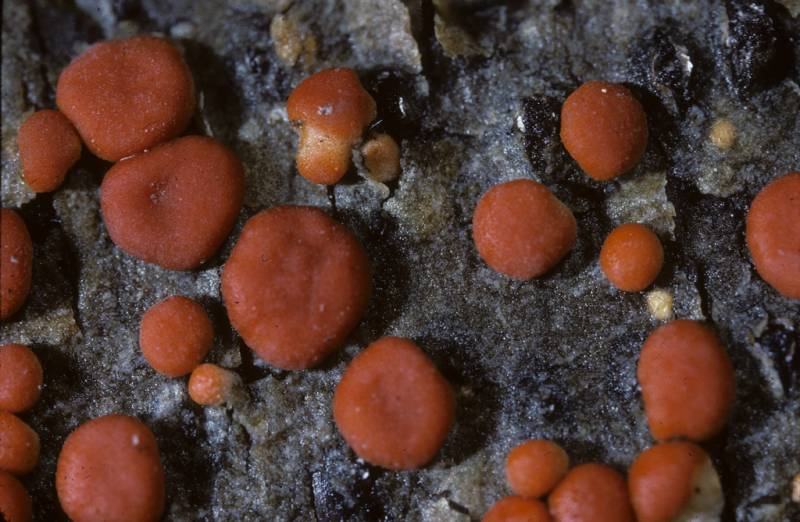
#> input picture fifth_practice/image.png, 800 x 522 px, found by its file name
$ python main.py
#> lines starting #> are read from the running program, lines starting #| are printed output that depends on the picture
import numpy as np
import cv2
import matplotlib.pyplot as plt

base_practice_folder = 'fifth_practice/'
image = cv2.imread(f'{base_practice_folder}/image.png')
#> image is the input picture: shape (522, 800, 3); mean B, G, R 48.4, 56.2, 82.5
intensity_matrix = cv2.cvtColor(image, cv2.COLOR_BGR2GRAY)[0:50][0:50]
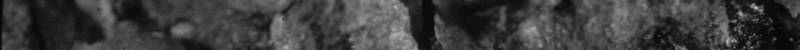
#> intensity_matrix: shape (50, 800); min 1, max 197, mean 60.6

# intensity_matrix = np.array(
#     [
#         [138, 132, 123, 145, 147],
#         [145, 122, 131, 135, 126],
#         [150, 147, 138, 123, 145],
#         [137, 128, 123, 122, 122],
#         [130, 124, 120, 142, 135]
#     ]
# )

intensity_difference = 10

def get_neighbors_coords(matrix, x, y):
    rows, cols = matrix.shape
    neighbors = []

    for i in range(x-1, x+2):
        for j in range(y-1, y+2):
            if (0 <= i < rows) and (0 <= j < cols) and (i != x or j != y):
                neighbors.append((i, j))

    return neighbors

# [10 lines left out: function is_px_within_range_old, not called in this run]

def is_px_within_range(c_px_i, c_px_coords, n_obj, n_n, ref_pixel_intensity):
    # Convert to int16 to prevent overflow
    c_px_i = np.int16(c_px_i)
    ref_pixel_intensity = np.int16(ref_pixel_intensity)

    lower_bound = ref_pixel_intensity - intensity_difference
    upper_bound = ref_pixel_intensity + intensity_difference

    if lower_bound <= c_px_i <= upper_bound:
        if c_px_coords not in n_obj:
            n_obj[c_px_coords] = (c_px_i, n_n)
        if n_obj[c_px_coords][1] == 0:
            n_obj[c_px_coords] = (c_px_i, n_n)
        return True

    n_obj[c_px_coords] = (c_px_i, -1)
    return False

# Function to get color based on intensity
# [5 lines left out: function get_color, not called in this run]

def generate_color_map(unique_values):
    cmap = plt.get_cmap('tab10', len(unique_values))  # 'tab10' has 10 distinct colors
    color_map = {}
    for idx, value in enumerate(unique_values):
        color = cmap(idx)[:3]  # Get RGB values (ignore alpha)
        color = tuple(int(255 * c) for c in color)  # Scale to 0-255
        color_map[value] = color
    return color_map


# [38 lines left out: function recursive_run, not called in this run]

def iterative_run_2(matrix, start_px_coords, n_obj, n_n, ref_pixel_intensity):
    stack = [start_px_coords]
    while stack:
        c_px_coords = stack.pop()
        if c_px_coords in n_obj:
            continue
        c_px_i = matrix[c_px_coords]
        if not is_px_within_range(c_px_i, c_px_coords, n_obj, n_n, ref_pixel_intensity):
            continue
        n_obj[c_px_coords] = (c_px_i, n_n)
        neighbors_coords = get_neighbors_coords(matrix, x=c_px_coords[0], y=c_px_coords[1])
        for coords in neighbors_coords:
            if coords not in n_obj:
                stack.append(coords)

# [78 lines left out: functions iterative_run_1, run, run_i_1, not called in this run]

def run_i_2(matrix):
    n_obj = {}
    n_n = 1  # Initialize the group counter
    rows, cols = matrix.shape
#> rows = 50; cols = 800
    total_pixels = rows * cols
#> total_pixels = 40000

    while len(n_obj) < total_pixels:
        # Find an unprocessed pixel
        unprocessed_pixels = [(x, y) for x in range(rows) for y in range(cols) if (x, y) not in n_obj]
        if not unprocessed_pixels:
            break
        start_px_coords = unprocessed_pixels[0]
        ref_pixel_intensity = matrix[start_px_coords]

        # Run the iterative function for the current group
        iterative_run_2(matrix, start_px_coords, n_obj, n_n, ref_pixel_intensity)

        # Increment n_n for the next group
        n_n += 1
#> this loop made 450 passes

    # Proceed with visualization
    unique_n_n = sorted(set(n for _, n in n_obj.values()))
    n_n_to_color = generate_color_map(unique_n_n)

    # Determine the size of the image
    max_x = rows
    max_y = cols

    # Create a blank RGB image
    image = np.zeros((max_x, max_y, 3), dtype=np.uint8)

    # Assign colors to the image based on n_n values
    for (x, y), (_, n_n_value) in n_obj.items():
        color = n_n_to_color.get(n_n_value, (0, 0, 0))  # Default to black if n_n not found
        image[x, y] = color

    cv2.imwrite(f'{base_practice_folder}/neighborhood_image.png', image)
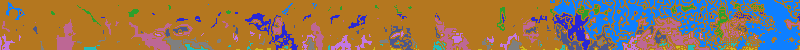
#> saved as neighborhood_image.png: shape (50, 800, 3); mean B, G, R 83, 117.2, 148.4
    cv2.waitKey(0)
    cv2.destroyAllWindows()

# run_i_2(intensity_matrix)
run_i_2(intensity_matrix)
